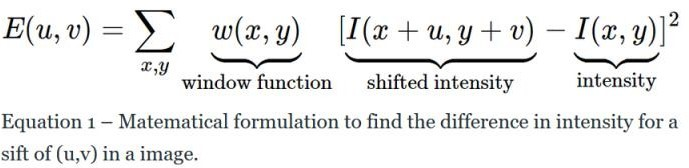
#> input picture images/1.jpg, 689 x 168 px
$ python -i SIFT.py   (imports and definitions only)
#> lines starting #> are read from the running program, lines starting #| are printed output that depends on the picture
#> further down, picture is the input picture: shape (168, 689, 3); mean B, G, R 236.6, 236.9, 236.4
from numpy import all, any, array, arctan2, cos, sin, exp, dot, log, logical_and, roll, sqrt, stack, trace, unravel_index, pi, deg2rad, rad2deg, where, zeros, floor, full, nan, isnan, round, float32
from numpy.linalg import det, lstsq, norm
from cv2 import resize, GaussianBlur, subtract, KeyPoint, INTER_LINEAR, INTER_NEAREST
from functools import cmp_to_key

float_tolerance = 1e-7
#--------------------------------Call functions------------------------------------------------------------------------ #


def computeKeypointsAndDescriptors(image,num_octaves=4, sigma=1.6, S=3, image_border_width=5):
#> called with num_octaves = 4, sigma = 1.6, S = 3, image_border_width = 5
    image = image.astype('float32')
    gaussian_Scales = generat_Scales(sigma,S)
    gaussian_images = generate_Octaves(image,sigma,num_octaves, gaussian_Scales)
    dog_images = generateDoGImages(gaussian_images)
    keypoints = findScaleSpaceExtrema(gaussian_images, dog_images, S, sigma, image_border_width)
    keypoints = removeDuplicateKeypoints(keypoints)
    keypoints = convertKeypointsToInputImageSize(keypoints)
    descriptors = generateDescriptors(keypoints, gaussian_images)
    return keypoints, descriptors


#----------------------------------------Scale Space Construction ---------------------------------------------------------- #
def generat_Scales(sigma,S):
    #Generate list of gaussian Scales at which to blur the input image.
    # S :the parameter determines the number of scales per octave
#> called with sigma = 1.6, S = 3
    scales = S+3                        #the number of images per octave
    k = 2 ** (0.5)
    gaussian_Scales = zeros(scales)  # scale of gaussian blur necessary to go from one blur scale to the next within an octave
    gaussian_Scales[0] = sigma

    for image_index in range(1, scales):
        sigma_previous = (k ** (image_index - 1)) * sigma
        sigma_total = k * sigma_previous
        gaussian_Scales[image_index] = sqrt(sigma_total ** 2 - sigma_previous ** 2)
    return gaussian_Scales

def generate_Octaves(image,sigma, num_octaves, gaussian_Scales):
#> called with sigma = 1.6, num_octaves = 4, gaussian_Scales = array of shape (6,)
    image = resize(image, (0, 0), fx=2, fy=2, interpolation=INTER_LINEAR)
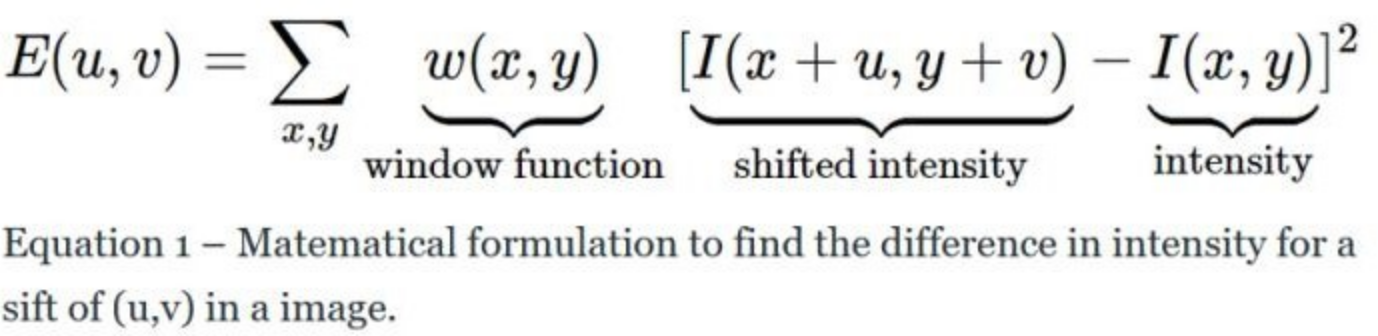
#> image: shape (336, 1378, 3) float32; mean of channels 0, 1, 2 237.1, 237.4, 236.9; drawn as B, G, R
    sigma_diff = sqrt(max((sigma ** 2) - ((2 *0.5) ** 2), 0.01))
    image=GaussianBlur(image, (0, 0), sigmaX=sigma_diff, sigmaY=sigma_diff)
    gaussian_images = []

    for octave_index in range(num_octaves):
        gaussian_images_in_octave = []
        gaussian_images_in_octave.append(image)  # first image in octave already has the correct blur
        for gaussian_kernel in gaussian_Scales[1:]:
            image = GaussianBlur(image, (0, 0), sigmaX=gaussian_kernel, sigmaY=gaussian_kernel)
            gaussian_images_in_octave.append(image)
        gaussian_images.append(gaussian_images_in_octave)
        octave_base = gaussian_images_in_octave[-3]
        image = resize(octave_base, (int(octave_base.shape[1] / 2), int(octave_base.shape[0] / 2)), interpolation=INTER_NEAREST)
#> this loop made 4 passes
#> pass 1, in generate_Octaves, `octave_base = gaussian_images_in_octave[-3]`:
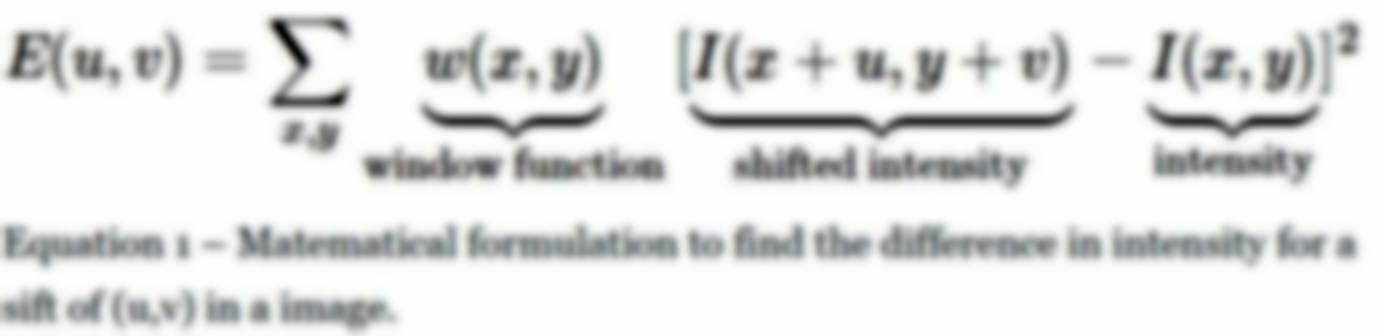
#> octave_base: shape (336, 1378, 3) float32; mean of channels 0, 1, 2 237, 237.3, 236.8; drawn with min black and max white
#> pass 2, in generate_Octaves, `octave_base = gaussian_images_in_octave[-3]`:
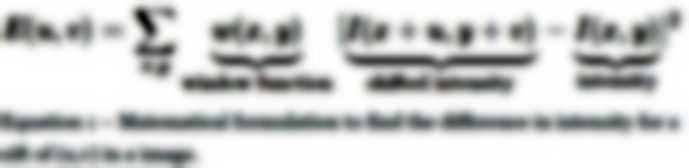
#> octave_base: shape (168, 689, 3) float32; mean of channels 0, 1, 2 236.6, 236.9, 236.4; drawn with min black and max white
#> after the loop:
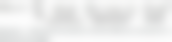
#> octave_base: shape (42, 172, 3) float32; mean of channels 0, 1, 2 236.4, 236.7, 236.2; drawn as B, G, R
#> after the loop, gaussian_images = 4 items
    return array(gaussian_images, dtype=object)

def generateDoGImages(gaussian_images):
    #Generate Difference-of-Gaussians image pyramid
    dog_images = []

    for gaussian_images_in_octave in gaussian_images:
        dog_images_in_octave = []
        for first_image, second_image in zip(gaussian_images_in_octave, gaussian_images_in_octave[1:]):
            dog_images_in_octave.append(subtract(second_image, first_image))
        dog_images.append(dog_images_in_octave)
#> after the loop, dog_images = 4 items
    return array(dog_images, dtype=object)

#-------------------------------------Scale Space Extrema Detection--------------------------------------------------------#

def findScaleSpaceExtrema(gaussian_images, dog_images, S, sigma, image_border_width, contrast_threshold=0.04):
    #Find pixel positions of all scale-space extrema in the octave
#> called with gaussian_images = array of shape (4, 6), dog_images = array of shape (4, 5), S = 3, sigma = 1.6, image_border_width = 5, contrast_threshold = 0.04
    threshold = floor(0.5 * contrast_threshold / S * 255)
    keypoints = []

    for octave_index, dog_images_in_octave in enumerate(dog_images):
        for image_index, (first_image, second_image, third_image) in enumerate(zip(dog_images_in_octave, dog_images_in_octave[1:], dog_images_in_octave[2:])):
            # (i, j) is the center of the 3x3 array
            for i in range(image_border_width, first_image.shape[0] - image_border_width):
                for j in range(image_border_width, first_image.shape[1] - image_border_width):
                    if key_points(first_image[i-1:i+2, j-1:j+2], second_image[i-1:i+2, j-1:j+2], third_image[i-1:i+2, j-1:j+2], threshold):
                        localization_result = localizeExtremumViaQuadraticFit(i, j, image_index + 1, octave_index, S, dog_images_in_octave, sigma, contrast_threshold, image_border_width)
                        if localization_result is not None:
                            keypoint, localized_image_index = localization_result
                            keypoints_with_orientations = computeKeypointsWithOrientations(keypoint, octave_index, gaussian_images[octave_index][localized_image_index])
                            for keypoint_with_orientation in keypoints_with_orientations:
                                keypoints.append(keypoint_with_orientation)
#> this loop made 1 pass
#> octave_index on pass 1: 0
#> after the loop, keypoints = []
    return keypoints

def key_points(first_subimage, second_subimage, third_subimage, threshold):
    #Return True if the center element of the 3x3x3 input array is strictly greater than or less than all its neighbors, False otherwise

    center_pixel_value = second_subimage[1, 1]
#> (the run stopped early here; a loop or call above may not have finished)

$ run again, on images/10.jpg
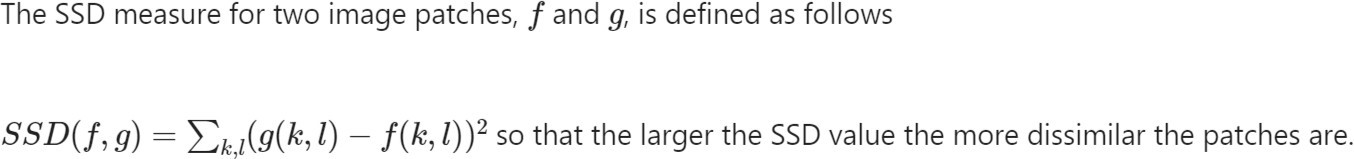
#> input picture images/10.jpg, 1354 x 159 px
#> picture is the input picture: shape (159, 1354, 3); min 22, max 255, mean 244.2
#> after the loop in generate_Octaves, `for octave_index in range(num_octaves):`:
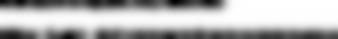
#> octave_base: shape (39, 338, 3) float32; min 217.9, max 255, mean 243.9; drawn with min black and max white
#> after the loop in generate_Octaves, `for octave_index in range(num_octaves):`: gaussian_images = 4 items
#> the loop in generateDoGImages, `for gaussian_images_in_octave in gaussian_images:` made 4 passes
#> after the loop in generateDoGImages, `for gaussian_images_in_octave in gaussian_images:`:
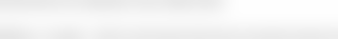
#> second_image: shape (39, 338, 3) float32; min 231.1, max 255, mean 244
#> the loop in findScaleSpaceExtrema, `for octave_index, dog_images_in_octave in enumerate(dog_images):` made 1 pass
#> octave_index on pass 1: 0
#> after the loop in findScaleSpaceExtrema, `for octave_index, dog_images_in_octave in enumerate(dog_images):`: keypoints = []

$ run again, on images/11.jpg
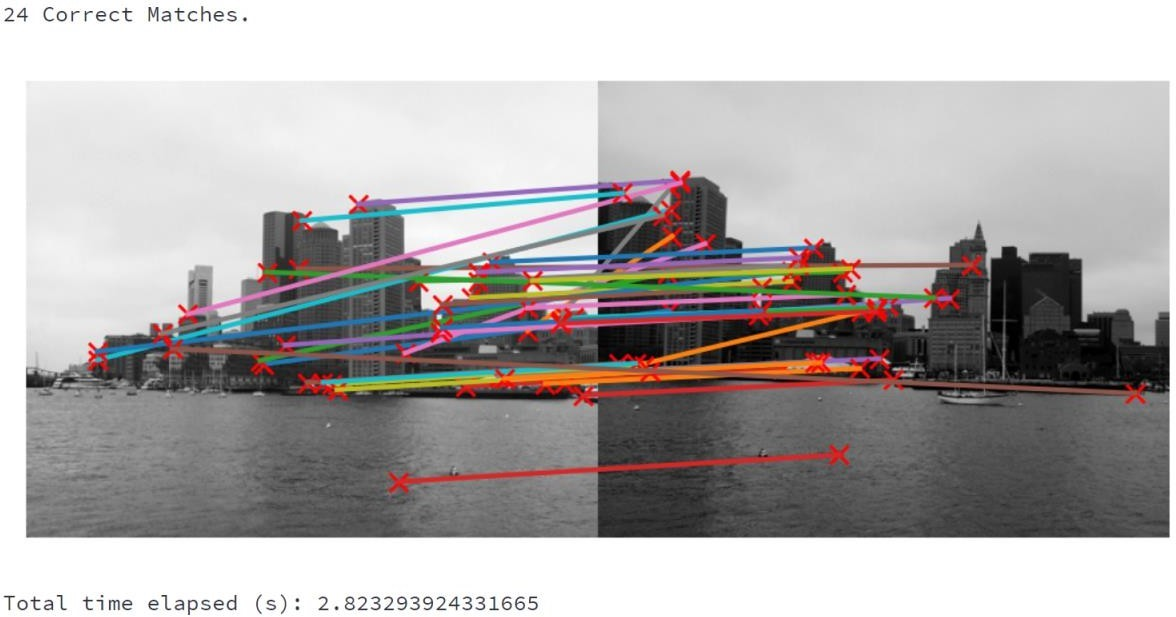
#> input picture images/11.jpg, 1176 x 617 px
#> picture is the input picture: shape (617, 1176, 3); mean B, G, R 171.4, 171.9, 175.6
#> after the loop in generate_Octaves, `for octave_index in range(num_octaves):`:
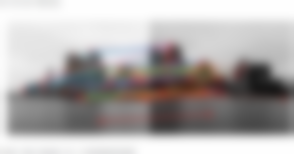
#> octave_base: shape (154, 294, 3) float32; mean of channels 0, 1, 2 171.2, 171.8, 175.5; drawn as B, G, R
#> after the loop in generate_Octaves, `for octave_index in range(num_octaves):`: gaussian_images = 4 items
#> the loop in generateDoGImages, `for gaussian_images_in_octave in gaussian_images:` made 4 passes
#> after the loop in generateDoGImages, `for gaussian_images_in_octave in gaussian_images:`:
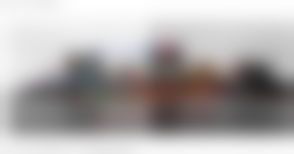
#> second_image: shape (154, 294, 3) float32; mean of channels 0, 1, 2 171.2, 171.8, 175.4; drawn as B, G, R
#> the loop in findScaleSpaceExtrema, `for octave_index, dog_images_in_octave in enumerate(dog_images):` made 1 pass
#> octave_index on pass 1: 0
#> after the loop in findScaleSpaceExtrema, `for octave_index, dog_images_in_octave in enumerate(dog_images):`: keypoints = []

$ run again, on images/12.jpg
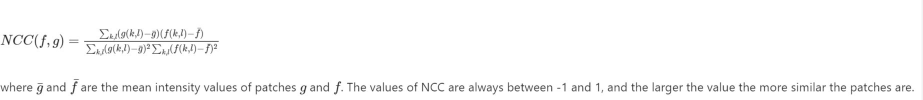
#> input picture images/12.jpg, 1845 x 200 px (shown at 1/2 size)
#> picture is the input picture: shape (200, 1845, 3); min 27, max 255, mean 249.7
#> after the loop in generate_Octaves, `for octave_index in range(num_octaves):`:
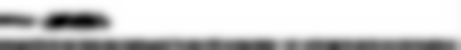
#> octave_base: shape (50, 461, 3) float32; min 226.4, max 255, mean 249.6; drawn with min black and max white
#> after the loop in generate_Octaves, `for octave_index in range(num_octaves):`: gaussian_images = 4 items
#> the loop in generateDoGImages, `for gaussian_images_in_octave in gaussian_images:` made 4 passes
#> after the loop in generateDoGImages, `for gaussian_images_in_octave in gaussian_images:`:
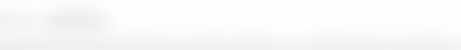
#> second_image: shape (50, 461, 3) float32; min 237.8, max 255, mean 249.6
#> the loop in findScaleSpaceExtrema, `for octave_index, dog_images_in_octave in enumerate(dog_images):` made 1 pass
#> octave_index on pass 1: 0
#> after the loop in findScaleSpaceExtrema, `for octave_index, dog_images_in_octave in enumerate(dog_images):`: keypoints = []
